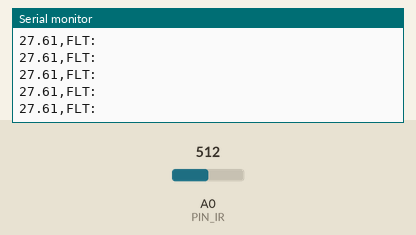
Simulated run of this sketch. Board: Arduino Uno, built with avr-gcc and run on an emulated ATmega328P. On the bench: the last lines printed to the serial monitor. Inputs (shaded band) come from the test bench; at power-on: A0 (PIN_IR) = 512.

Above: at 1.2 s.
1.3 s: A0 (PIN_IR) set to 716
At 2.0 s:
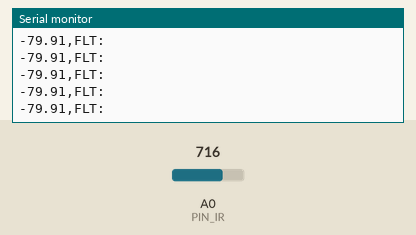
4.3 s: A0 (PIN_IR) set to 900
At 5.1 s:
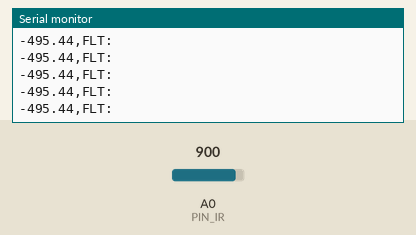
Timing chart, 0 to 7.3 s (numbered marks = the images above; inputs shaded):
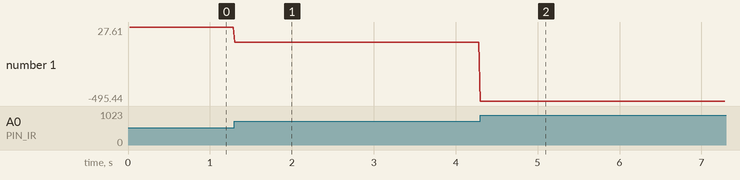

The sketch:

20_example_2.ino
```cpp
// Arduino pin assignment
#define PIN_IR A0

// configurable parameters
#define LOOP_INTERVAL 20   // Loop Interval (unit: msec)
#define _EMA_ALPHA 0.7    // EMA weight of new sample (range: 0 to 1)
                          // Setting EMA to 1 effectively disables EMA filter.

// global variables
unsigned long last_sampling_time; // unit: msec
float dist_raw, dist_filtered, dist_ema; // Distance values (unit: mm)

void setup() {
  // initialize serial port
  Serial.begin(1000000);
  Serial.setTimeout(1);

  // initialize last sampling time
  last_sampling_time = 0;
}

void loop() {
  // wait until next sampling time.
  if (millis() < (last_sampling_time + LOOP_INTERVAL))
    return;
  last_sampling_time += LOOP_INTERVAL;

  // Distance measurement
  dist_raw = volt_to_distance(analogRead(PIN_IR));
  dist_filtered = volt_to_distance(ir_sensor_filtered(7, 0.5)); // Replace n with your desired value
  dist_ema = _EMA_ALPHA * dist_ema + (1.0 - _EMA_ALPHA) * dist_filtered;

  // Oupput the raw, filtered, and EMA values for comparison purpose
//  Serial.print("MIN:"); Serial.print(0); Serial.print(",");
//  Serial.print("RAW:"); Serial.print(dist_raw); Serial.print(",");
  Serial.println("FLT:"); Serial.print(dist_filtered); Serial.print(",");
//  Serial.print("EMA:"); Serial.print(dist_ema); Serial.print(",");
//  Serial.print("MAX:"); Serial.println(320);
}

float volt_to_distance(int a_value)
{
  return 1090 + -5.88*a_value + 0.0112*pow(a_value,2) + -7.36E-06*pow(a_value,3);
}

unsigned int ir_sensor_filtered(unsigned int n, float position)
{
  // Eliminate spiky noise of an IR distance sensor by repeating measurement and taking a middle value
  // n: number of measurement repetition
  // position: the percentile of the sample to be taken (0.0 <= position <= 1.0)

  // The output of Sharp infrared sensor includes lots of spiky noise.
  // To eliminate such a spike, ir_sensor_filtered() performs the following two steps:
  // Step 1. Repeat measurement n times and collect n * position smallest samples, where 0 <= postion <= 1.
  // Step 2. Return the largest sample among the collected ones.

  unsigned int *ir_val, tmp, ret_idx, ret_val;
  unsigned int start_time;

  ret_idx = (unsigned int) ceil(n * position);

  // Step 1. Repeat measurement n times and collect n * position smallest samples.
  // Note: simple implementation requires an array of n elements to store n samples.
  // Instead, we can save memory by allocating an array of (n * position + 1) elements.

  ir_val = (unsigned int*) malloc(sizeof(unsigned int) * (ret_idx + 2));
  ir_val[0] = analogRead(PIN_IR);

  for (int i = 1; i < n; i++) {
    int j;
    if(i < ret_idx + 1) {
      ir_val[i] = analogRead(PIN_IR);
      j = i - 1;
    }
    else {
      ir_val[ret_idx + 1] = analogRead(PIN_IR);
      j = ret_idx;
    }

    for( ; j >= 0; j--) {
      if(ir_val[j] > ir_val[j+1]) {
        tmp = ir_val[j];
        ir_val[j] = ir_val[j+1];
        ir_val[j+1] = tmp;
      }
    }
  }

  // Step 2. Return the largest sample among the collected ones.
  if(position > 0.0) ret_val = ir_val[ret_idx];
  else ret_val = ir_val[0];

  free(ir_val);

  return ret_val;
}
```

Measured:
- after the input at 1.3 s, the serial monitor: prints a new line at once (image 1)
- after the input at 4.3 s, the serial monitor: prints a new line at once (image 2)
- plotted number 1: 27.61 → -79.91 after the input at 1.3 s, -79.91 → -495.44 after the input at 4.3 s
